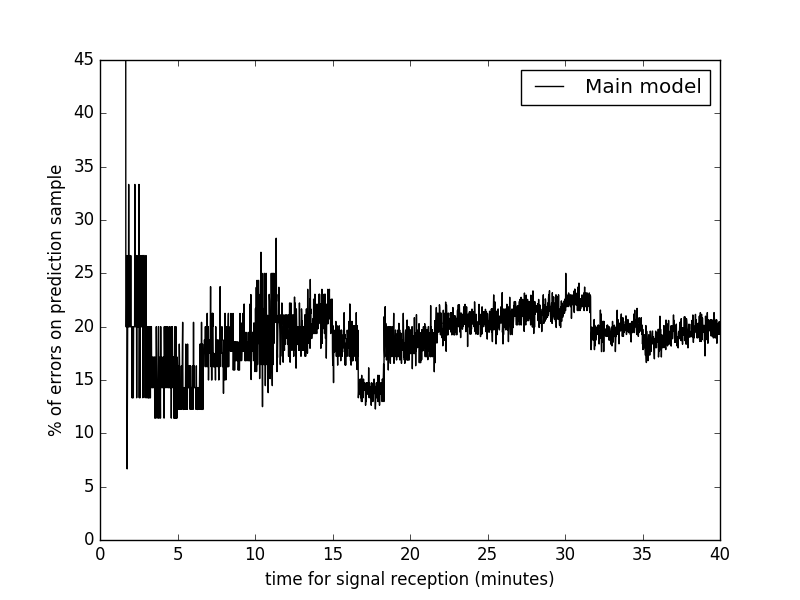

Write the Python code that produced this figure.
import csv
import sqlite3
import numpy as np
from sklearn.ensemble import RandomForestClassifier
import random
import difflib
import math
import numbers
import pickle
import matplotlib.pyplot as plt
import operator
import itertools
import math
import datetime
#size test does not vary with size
def rssiWithHumidity(timestamp, rssi):
	res = math.cos((2*math.pi*float(timestamp2hour(timestamp))-1)/24)
	if res < -0.5:		
		res = -0.5
	return rssi - res
def timestamp2hour(timestamp):
	return int(datetime.datetime.fromtimestamp(int(timestamp)).strftime('%H'))

def probabilityPredictionMainAndSub(sizeTest, clf4, clf3_1, clf3_2, clf3_3,clf3_4, X, X1, X2, X3, X4, Xpred, Xpred1, Xpred2, Xpred3, Xpred4):
	YpredictionConsecutiveSignal = []
	probas3_1 = clf3_1.predict_proba(Xpred1)
	probas3_2 = clf3_2.predict_proba(Xpred2)
	probas3_3 = clf3_3.predict_proba(Xpred3)
	probas3_4 = clf3_4.predict_proba(Xpred4)

	probas4 = clf4.predict_proba(Xpred)

	places = ['carte_bancaire', 'fenetre_casque', 'fenetre_russia', 'me', 'russia', 'the']

	for i in range(len(probas3_1)):

		probas = [probas4[i][j]+probas3_1[i][j]+probas3_2[i][j]+probas3_3[i][j]+probas3_4[i][j] for j in range(len(probas3_1[i]))]
		maxIndex = max(enumerate(probas),key=lambda x: x[1])[0]
		YpredictionConsecutiveSignal.append(places[maxIndex])

	return YpredictionConsecutiveSignal

def probabilityPredictionSub(sizeTest, clf3_1, clf3_2, clf3_3, clf3_4, X1, X2, X3, X4, Xpred1, Xpred2, Xpred3, Xpred4):
	YpredictionConsecutiveSignal = []
	probas3_1 = clf3_1.predict_proba(Xpred1)
	probas3_2 = clf3_2.predict_proba(Xpred2)
	probas3_3 = clf3_3.predict_proba(Xpred3)
	probas3_4 = clf3_4.predict_proba(Xpred4)
	places = ['carte_bancaire', 'fenetre_casque', 'fenetre_russia', 'me', 'russia', 'the']

	for i in range(len(probas3_1)):

		probas = [probas3_1[i][j]+probas3_2[i][j]+probas3_3[i][j]+probas3_4[i][j] for j in range(len(probas3_1[i]))]
		maxIndex = max(enumerate(probas),key=lambda x: x[1])[0]
		YpredictionConsecutiveSignal.append(places[maxIndex])

	return YpredictionConsecutiveSignal
	
def givesClassifier(ID, DBS, XconsecutiveSignal, YconsecutiveSignal, Xpred, Ypred):
	clf4 = RandomForestClassifier(n_estimators=100)

	clf4 = clf4.fit(XconsecutiveSignal, YconsecutiveSignal)


	YpredictionConsecutiveSignal4 = clf4.predict(Xpred)
	Yshould = Ypred
	ratio4 = 0
	dicDB = dict()
	for db in DBS:
		dicDB[db[2]] = 0

	for j in range(len(YpredictionConsecutiveSignal4)):
		if Yshould[j] == YpredictionConsecutiveSignal4[j]:
			ratio4 += 1
		else:
			dicDB[YpredictionConsecutiveSignal4[j]] += 1
	errors4= ratio4
	ratio4 = float(ratio4)

	ratio4 = ratio4 / len(Yshould)
	print("Similarity percentile : " + str(ratio4))
	print("size "  + str(len(Yshould)- errors4) + " errors ( " + str(100-100*float(errors4)/len(Yshould))+ "% ) on " + str(len(Yshould)) + " predicted samples out of " + str(len(XconsecutiveSignal)) + " training samples : " + str(dicDB))
	#with open("randomForestModel" + str(ID) ,"wb") as f:
		#pickle.dump(clf4, f)
	return clf4, YpredictionConsecutiveSignal4

def givesTriList(list):
	res1 = []
	res2 = []
	res3 = []
	res4 = []
	for l in list:
		res1.append([l[0],l[1],l[2]])
		res2.append([l[0],l[1], l[3]])

		res3.append([l[0], l[2],l[3]])
		res4.append([l[1],l[2],l[3]])
	res = [res1, res2, res3, res4]
	return res

def givesList(DB_NAME, BSSID, size, TIME_WINDOW):
	
	FILENAME = DB_NAME[:-3] + ".csv"


	with sqlite3.connect(DB_NAME) as conn:
		c = conn.cursor()
		MAXID = 4

		
		RSSIS = []
		RSSI_HEADER = []
		for i in range(MAXID):
			RSSI_HEADER.append("RPI" + str(i + 1))
		RSSIS.append(RSSI_HEADER)

		rssiContent = []


	with sqlite3.connect(DB_NAME) as conn:
		cursor = conn.cursor()
		cursor.execute("""select ID, NAME, BSSID, TIME_STAMP, RSSI from COMBINED WHERE BSSID = ? ORDER BY TIME_STAMP ASC""", (BSSID,))
		rows = cursor.fetchall()
		extractedSignalsList = []

		for row in rows:
			extractedSignalsList.append([row[0], row[1].encode("ascii"), row[2].encode("ascii"), row[3], row[4]])
	#We have the rssis list by rpis' id : [id, RSSI] -> extractedSignalsList
	
	graph = []
	per = []
	
	#index of the extractedSignalsList containing the succesive RSSIs by id : [RSSI1, RSSI2, ... , RSSIIDMAX] -> consecutiveSignalsList
	i = -1



	consecutiveSignalsList = []
	consecutiveSignal = [0]*MAXID
	#Initialisation of the timers for each RPIS : 

	timersBefore = [0]*MAXID

	# initialisation of the timers:
	k = 0
	while 0 in timersBefore:
		timersBefore[extractedSignalsList[k][0] - 1] = extractedSignalsList[k][3]
		k += 1

	timersAfter = [0]*MAXID

	idRPI = extractedSignalsList[0][0] - 1
	#index of extractedSignalsList
	j = 0

	while j < len(extractedSignalsList):
		row = extractedSignalsList[j]
		timersAfter[idRPI] = int(row[3])
		idRPI = row[0] - 1

		if isinstance(row[4], numbers.Number) and row[4] < 1:

			#If there have not been an update from all RPIS in the TIME_WINDOW : abandon of current index 
			# One of the RPIS have not manifested himself
			for l in range(MAXID):
				if timersAfter[idRPI] - timersBefore[l] > TIME_WINDOW and l != idRPI:
					consecutiveSignal[l] = 0
					timersBefore[l] = timersAfter[idRPI]

		
			#consecutiveSignal[idRPI] = rssiWithHumidity(timersAfter[idRPI], row[4])
			consecutiveSignal[idRPI] = row[4]

			if not 0 in consecutiveSignal and (len(consecutiveSignalsList) == 0 or (len(consecutiveSignalsList) > 0 and consecutiveSignal != consecutiveSignalsList[-1])): 
				roundedSignal = [0]*MAXID
				for m in range(MAXID):
					roundedSignal[m] = int(10 * consecutiveSignal[m]) / 10.0
				consecutiveSignalsList.append(roundedSignal)
				i += 1
			timersBefore[idRPI] = timersAfter[idRPI]

		j+=1
	lengthAfter = len(consecutiveSignalsList)
	#trying
	random.seed(1)
	b = range(len(consecutiveSignalsList))
	random.shuffle(b)
	consecutiveSignalsList = [consecutiveSignalsList[i] for i in b] # or:

	if size != 0:
		sizeUntouched = size
		lengthUntouched = int(math.floor(sizeUntouched*len(consecutiveSignalsList)))
		consecutiveSignalsList = consecutiveSignalsList[:lengthUntouched]
		
	return [consecutiveSignalsList, givesTriList(consecutiveSignalsList)]


DB_NAME = "5t1pV8"


DBS_PRED= [[DB_NAME, "C7:64:6C:03:B9:40", "me"]]
DBS = [[DB_NAME, "C1:CF:31:F3:29:6C", "russia"], [DB_NAME, "F2:39:F2:6A:80:89", "me"], [DB_NAME, "DA:E7:8C:CA:05:CF", "fenetre_casque"], [DB_NAME, "C7:62:97:12:1E:35", "fenetre_russia"], [DB_NAME, "E4:FA:6E:AF:58:19", "carte_bancaire"]]
XuntouchedF4 = []

# CHANGE DB NAMES HERE

graph1 = []
graph2 = []
graph3 = []
graph4 = []
graph = []
per = []
size = 0.98

for TIME_WINDOW in [float(x)/100 for x in range(1,2400)]:
	XconsecutiveSignalCombinaisons = []
	XconsecutiveSignalCombinaisons1 = []
	XconsecutiveSignalCombinaisons2 = []
	XconsecutiveSignalCombinaisons3 = []
	XconsecutiveSignalCombinaisons4 = []
	YconsecutiveSignalCombinaisons = []

	XconsecutiveSignal = []
	XconsecutiveSignal1 = []
	XconsecutiveSignal2 = []
	XconsecutiveSignal3 = []
	XconsecutiveSignal4 = []
	YconsecutiveSignal = []
	Ypred = []
	Xpred = []
	Xpred1 = []
	Xpred2 = []
	Xpred3 = []
	Xpred4 = []
	for name in DBS:
		bigList = givesList(name[0]+".db", name[1], size, TIME_WINDOW)


		extractedSignalsListfinal4 ,extractedSignalsListfinal3_1, extractedSignalsListfinal3_2, extractedSignalsListfinal3_3, extractedSignalsListfinal3_4= bigList[0], bigList[1][0], bigList[1][1], bigList[1][2], bigList[1][3]
		XconsecutiveSignal.extend(extractedSignalsListfinal4)
		XconsecutiveSignal1.extend(extractedSignalsListfinal3_1)
		XconsecutiveSignal2.extend(extractedSignalsListfinal3_2)
		XconsecutiveSignal3.extend(extractedSignalsListfinal3_3)
		XconsecutiveSignal4.extend(extractedSignalsListfinal3_4)
		YconsecutiveSignal.extend([name[2]]*len(extractedSignalsListfinal4))		
	for name in DBS_PRED:
		bigListPred = givesList(name[0]+".db", name[1],0, TIME_WINDOW)


		extractedSignalsListfinalPred4 ,extractedSignalsListfinalPred3_1, extractedSignalsListfinalPred3_2, extractedSignalsListfinalPred3_3, extractedSignalsListfinalPred3_4 = bigListPred[0], bigListPred[1][0], bigListPred[1][1], bigListPred[1][2], bigListPred[1][3]
		Xpred.extend(extractedSignalsListfinalPred4)
		Xpred1.extend(extractedSignalsListfinalPred3_1)
		Xpred2.extend(extractedSignalsListfinalPred3_2)
		Xpred3.extend(extractedSignalsListfinalPred3_3)
		Xpred4.extend(extractedSignalsListfinalPred3_4)
		Ypred.extend([name[2]]*len(extractedSignalsListfinalPred4))		
	length1 = 100
	sizeX = 0.009*len(XconsecutiveSignal)
	XconsecutiveSignal = [XconsecutiveSignal[int(i*sizeX):int((i+1)*sizeX)] for i in range(0,length1)]
	XconsecutiveSignal1 = [XconsecutiveSignal1[int(i*sizeX):int((i+1)*sizeX)] for i in range(0,length1)]
	XconsecutiveSignal2 = [XconsecutiveSignal2[int(i*sizeX):int((i+1)*sizeX)] for i in range(0,length1)]
	XconsecutiveSignal3 = [XconsecutiveSignal3[int(i*sizeX):int((i+1)*sizeX)] for i in range(0,length1)]
	XconsecutiveSignal4 = [XconsecutiveSignal4[int(i*sizeX):int((i+1)*sizeX)] for i in range(0,length1)]
	YconsecutiveSignal = [YconsecutiveSignal[int(i*sizeX):int((i+1)*sizeX)] for i in range(0,length1)]
	#sizeXP = 0.09*len(Xpred)
	# Xpred = [Xpred[int(i*sizeXP):int((i+1)*sizeXP)] for i in range(0,100)]
	# Xpred1 = [Xpred1[int(i*sizeXP):int((i+1)*sizeXP)] for i in range(0,100)]
	# Xpred2 = [Xpred2[int(i*sizeXP):int((i+1)*sizeXP)] for i in range(0,100)]
	# Xpred3 = [Xpred3[int(i*sizeXP):int((i+1)*sizeXP)] for i in range(0,100)]
	# Xpred4 = [Xpred4[int(i*sizeXP):int((i+1)*sizeXP)] for i in range(0,100)]
	# Ypred = [Ypred[int(i*sizeXP):int((i+1)*sizeXP)] for i in range(0,100)]
	Xt = []
	Yt = []
	Xt1 = []
	Xt2 = []
	Xt3 = []
	Xt4 = []
	for i in range(1,length1):
		Xt.extend(XconsecutiveSignal[i])
		Xt1.extend(XconsecutiveSignal1[i])
		Xt2.extend(XconsecutiveSignal2[i])
		Xt3.extend(XconsecutiveSignal3[i])
		Xt4.extend(XconsecutiveSignal4[i])
		Yt.extend(YconsecutiveSignal[i])
	per.append(TIME_WINDOW*100/60)
	Yshould = Ypred
	clf4, YpredictionConsecutiveSignal4 = givesClassifier("4", DBS, Xt, Yt, Xpred, Ypred)
	#clf3_1, YpredictionConsecutiveSignal3_1 = givesClassifier("3_1", DBS,XconsecutiveSignal1, YconsecutiveSignal, sizeTest, Xpred1, Ypred)
	#clf3_2, YpredictionConsecutiveSignal3_2 = givesClassifier("3_2", DBS, XconsecutiveSignal2, YconsecutiveSignal, sizeTest, Xpred2, Ypred)
	#clf3_3, YpredictionConsecutiveSignal3_3 = givesClassifier("3_3", DBS, XconsecutiveSignal3, YconsecutiveSignal, sizeTest, Xpred3, Ypred)
	#clf3_4, YpredictionConsecutiveSignal3_4 = givesClassifier("3_4", DBS, XconsecutiveSignal4, YconsecutiveSignal, sizeTest, Xpred4, Ypred)




	ratio = 0
	for k in range(len(YpredictionConsecutiveSignal4)):
		proba = {'me':0, 'russia':0, 'the':0, 'fenetre_casque':0, 'fenetre_russia':0, 'carte_bancaire':0}
		pos4 = str(YpredictionConsecutiveSignal4[k])

		proba[pos4] += 1
		
		pos = max(proba.iteritems(), key=operator.itemgetter(1))[0]
		if pos == Yshould[k]:
			ratio += 1
	errors = ratio
	ratio = float(ratio)
	ratio = ratio / len(Yshould)
	graph.append(100-100*float(errors)/len(Yshould))




	
 # 	ratio = 0
	# for k in range(len(YpredictionConsecutiveSignal4)):
	# 	proba = {'me':0, 'russia':0, 'the':0, 'fenetre_casque':0, 'fenetre_russia':0, 'carte_bancaire':0}
	# 	pos4 = str(YpredictionConsecutiveSignal4[k])
	# 	pos3_1 = str(YpredictionConsecutiveSignal3_1[k])
	# 	pos3_2 = str(YpredictionConsecutiveSignal3_2[k])
	# 	pos3_3 = str(YpredictionConsecutiveSignal3_3[k])
	# 	pos3_4 = str(YpredictionConsecutiveSignal3_4[k])
	# 	proba[pos4] += 0
	# 	proba[pos3_1] += 1
	# 	proba[pos3_2] += 1
	# 	proba[pos3_3] += 1
	# 	proba[pos3_4] += 1
	# 	pos = max(proba.iteritems(), key=operator.itemgetter(1))[0]
	# 	if pos == Yshould[k]:
	# 		ratio += 1
	# errors = ratio
	# ratio = float(ratio)
	# ratio = ratio / len(Yshould)
	# graph1.append(100-100*float(errors)/len(Yshould))





 # 	ratio = 0
	# for k in range(len(YpredictionConsecutiveSignal4)):
	# 	proba = {'me':0, 'russia':0, 'the':0, 'fenetre_casque':0, 'fenetre_russia':0, 'carte_bancaire':0}
	# 	pos4 = str(YpredictionConsecutiveSignal4[k])
	# 	pos3_1 = str(YpredictionConsecutiveSignal3_1[k])
	# 	pos3_2 = str(YpredictionConsecutiveSignal3_2[k])
	# 	pos3_3 = str(YpredictionConsecutiveSignal3_3[k])
	# 	pos3_4 = str(YpredictionConsecutiveSignal3_4[k])
	# 	proba[pos4] += 1
	# 	proba[pos3_1] += 1
	# 	proba[pos3_2] += 1
	# 	proba[pos3_3] += 1
	# 	proba[pos3_4] += 1
	# 	pos = max(proba.iteritems(), key=operator.itemgetter(1))[0]
	# 	if pos == Yshould[k]:
	# 		ratio += 1
	# errors = ratio
	# ratio = float(ratio)
	# ratio = ratio / len(Yshould)
	# graph2.append(100-100*float(errors)/len(Yshould))
	

	# YpredictionConsecutiveSignal = probabilityPredictionMainAndSub(sizeTest, clf4, clf3_1, clf3_2, clf3_3, clf3_4, XconsecutiveSignal, XconsecutiveSignal1, XconsecutiveSignal2, XconsecutiveSignal3, XconsecutiveSignal4, Xpred, Xpred1, Xpred2, Xpred3, Xpred4)
 # 	ratio = 0
	# for k in range(len(YpredictionConsecutiveSignal)):

	# 	if YpredictionConsecutiveSignal[k] == Yshould[k]:
	# 		ratio += 1
	# errors = ratio
	# ratio = float(ratio)
	# ratio = ratio / len(Yshould)
	# graph3.append(100-100*float(errors)/len(Yshould))



	# YpredictionConsecutiveSignal = probabilityPredictionSub(sizeTest, clf3_1, clf3_2, clf3_3, clf3_4, XconsecutiveSignal1, XconsecutiveSignal2, XconsecutiveSignal3, XconsecutiveSignal4, Xpred1, Xpred2, Xpred3, Xpred4)
 # 	ratio = 0
	# for k in range(len(YpredictionConsecutiveSignal)):

	# 	if YpredictionConsecutiveSignal[k] == Yshould[k]:
	# 		ratio += 1
	# errors = ratio
	# ratio = float(ratio)
	# ratio = ratio / len(Yshould)
	# graph4.append(100-100*float(errors)/len(Yshould))

plt.gca().set_color_cycle(['black', 'green', 'blue', 'red', 'orange'])
axes = plt.gca()
axes.set_ylim([0,45])
plt.plot(per,graph)
#plt.plot(per,graph1)
#plt.plot(per,graph2)
#plt.plot(per,graph3)
#plt.plot(per,graph4)

#plt.legend(['Main model only', 'Submodels (deterministic)', 'Main + Submodels (deterministic)', 'Submodels (probabilistic)', 'Main + Submodels (probabilistic)'], loc='upper right')
plt.legend(['Main model'], loc='upper right')
plt.ylabel('% of errors on prediction sample')
plt.xlabel('time for signal reception (minutes)')
plt.savefig("timewindow.png")

plt.show()
plt.clf()